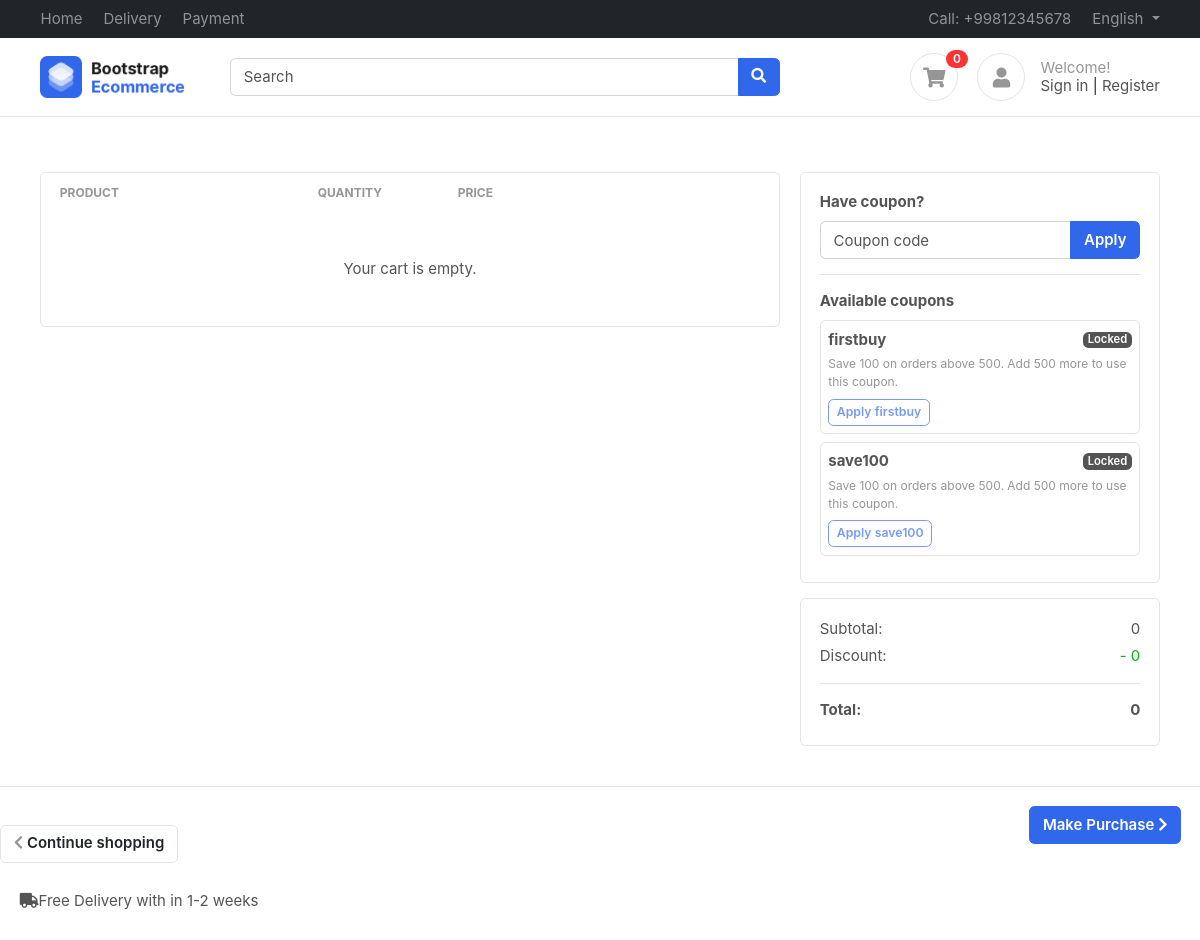
Page /product/cart/ on the committed database.
### products/models.py (models this page shows, shortened)
class Coupon(BaseModel):
    Coupon_code = models.CharField(max_length=100)
    is_expired = models.BooleanField(default=False)
    discount_price = models.IntegerField(default=100)
    minimum_amount = models.IntegerField(default=500)
    expires_at = models.DateTimeField(null=True, blank=True)
    def is_valid(self):
        if self.is_expired:
            return False
        if self.expires_at and self.expires_at <= timezone.now():
            return False
        return True

### products/views.py (the view, shortened to what this page needs)
# urls.py: path('cart/', cart_view, name="cart"),
def cart_view(request):
    cart = _get_cart(request)
    cart_items = []
    cart_total = 0
    max_quantity = 4
    coupon = _get_coupon(request)
    coupon_error, coupon_code_input = _pop_coupon_feedback(request)
    discount_amount = _get_discount_amount(cart_total, coupon)
    grand_total = max(cart_total - discount_amount, 0)
    available_coupons = _get_available_coupons(cart_total)
    razorpay_order_id = ''
    razorpay_amount = 0
    return render(
        request,
        'cart/cart.html',
        {
            'cart_items': cart_items,
            'cart_total': cart_total,
            'discount_amount': discount_amount,
            'grand_total': grand_total,
            'applied_coupon': coupon,
            'coupon_error': coupon_error,
            'coupon_code_input': coupon_code_input,
            'available_coupons': available_coupons,
            'quantity_options': range(1, max_quantity + 5),
            'razorpay_key': settings.RAZORPAY_KEY_ID,
            'razorpay_order_id': razorpay_order_id,
            'razorpay_amount': razorpay_amount,
        },
    )

### products/context_processors.py (called while the page is built)
def cart_context(request):
    cart = request.session.get('cart', {})
    cart_count = sum(item.get('quantity', 0) for item in cart.values())
    return {
        'cart_count': cart_count,
    }

### products/views.py (called while the page is built)
def _get_cart(request):
    return request.session.setdefault('cart', {})

def _get_coupon(request):
    return request.session.get('coupon')

def _pop_coupon_feedback(request):
    coupon_error = request.session.pop('coupon_error', '')
    coupon_code_input = request.session.pop('coupon_code_input', '')
    request.session.modified = True
    return coupon_error, coupon_code_input

def _get_discount_amount(cart_total, coupon):
    if not coupon:
        return 0
    return min(cart_total, coupon['discount_price'])

def _get_available_coupons(cart_total):
    available_coupons = []
    for coupon in Coupon.objects.all().order_by('minimum_amount', 'Coupon_code'):
        if not coupon.is_valid():
            continue
        is_eligible = cart_total >= coupon.minimum_amount
        available_coupons.append({
            'code': coupon.Coupon_code,
            'discount_price': coupon.discount_price,
            'minimum_amount': coupon.minimum_amount,
            'is_eligible': is_eligible,
            'amount_needed': max(coupon.minimum_amount - cart_total, 0),
        })
    return available_coupons

### templates/cart/cart.html (shortened to what this page needs)
{% extends "base/base.html" %}
{% block start %}
<section class="section-content padding-y">
    <div class="container">
        <div class="row">
            <main class="col-md-8">
                <div class="card">
                    <table class="table table-borderless table-shopping-cart mb-0">
                        <thead class="text-muted">
                            <tr class="small text-uppercase">
                                <th scope="col">Product</th>
                                <th scope="col" width="140">Quantity</th>
                                <th scope="col" width="140">Price</th>
                                <th scope="col" class="text-right" width="200"></th>
                            </tr>
                        </thead>
                        <tbody>
                            {% for item in cart_items %}
                            <tr>
                                <td>
                                    <figure class="itemside align-items-center">
                                        <div class="aside">
                                            {% if item.image_url %}
                                            <img src="{{ item.image_url }}" class="img-sm" alt="{{ item.product_name }}">
                                            {% endif %}
                                        </div>
                                        <figcaption class="info">
                                            <a href="{% url 'get_product' item.slug %}" class="title text-dark">{{ item.product_name }}</a>
                                            <p class="text-muted small mb-0">
                                                {% if item.size %}Size: {{ item.size }}{% else %}Standard size{% endif %}
                                            </p>
                                        </figcaption>
                                    </figure>
                                </td>
                                <td>
                                    <form method="post" action="{% url 'update_cart_item' item.item_key %}">
                                        {% csrf_token %}
                                        <select class="form-control" name="quantity" onchange="this.form.submit()">
                                            {% for qty in quantity_options %}
                                            <option value="{{ qty }}" {% if item.quantity == qty|add:"0" %}selected{% endif %}>{{ qty }}</option>
                                            {% endfor %}
                                        </select>
                                    </form>
                                </td>
                                <td>
                                    <div class="price-wrap">
                                        <var class="price">{{ item.unit_price }}</var>
                                    </div>
                                </td>
                                <td class="text-right">
                                    <a href="#" class="btn btn-light"><i class="fa fa-heart"></i></a>
                                    <a href="{% url 'remove_cart_item' item.item_key %}" class="btn btn-light">Remove</a>
                                </td>
                            </tr>
                            {% empty %}
                            <tr>
                                <td colspan="4" class="text-center py-5">Your cart is empty.</td>
                            </tr>
                            {% endfor %}
                        </tbody>
                    </table>
                </div>
            </main>
            <aside class="col-md-4">
                <div class="card mb-3">
                    <div class="card-body">
                        <form method="post" action="{% url 'apply_coupon' %}">
                            <label class="mb-2"><strong>Have coupon?</strong></label>
                            <div class="input-group">
                                <input type="text" class="form-control" placeholder="Coupon code" name="coupon_code" value="{% if coupon_code_input %}{{ coupon_code_input }}{% elif applied_coupon %}{{ applied_coupon.code }}{% endif %}">
                                <div class="input-group-append">
                                    <button class="btn btn-primary" type="submit">Apply</button>
                                </div>
                            </div>
                        </form>
                        {% if available_coupons %}
                        <hr>
                        <label class="mb-2"><strong>Available coupons</strong></label>
                        <div>
                            {% for coupon in available_coupons %}
                            <div class="border rounded p-2 mb-2">
                                <div class="d-flex justify-content-between align-items-center mb-1">
                                    <strong>{{ coupon.code }}</strong>
                                    {% if applied_coupon and applied_coupon.code == coupon.code %}
                                    <span class="badge badge-success">Applied</span>
                                    {% elif coupon.is_eligible %}
                                    <span class="badge badge-primary">Available</span>
                                    {% else %}
                                    <span class="badge badge-secondary">Locked</span>
                                    {% endif %}
                                </div>
                                <small class="d-block text-muted mb-2">
                                    Save {{ coupon.discount_price }} on orders above {{ coupon.minimum_amount }}.
                                    {% if not coupon.is_eligible %}
                                    Add {{ coupon.amount_needed }} more to use this coupon.
                                    {% endif %}
                                </small>
                                {% if not applied_coupon or applied_coupon.code != coupon.code %}
                                <form method="post" action="{% url 'apply_coupon' %}">
                                    <button class="btn btn-sm btn-outline-primary" type="submit" {% if not coupon.is_eligible %}disabled{% endif %}>
                                        Apply {{ coupon.code }}
                                    </button>
                                </form>
                                {% endif %}
                            </div>
                            {% endfor %}
                        </div>
                        {% endif %}
                    </div>
                </div>
                <div class="card">
                    <div class="card-body">
                        <dl class="dlist-align">
                            <dt>Subtotal:</dt>
                            <dd class="text-right">{{ cart_total }}</dd>
                        </dl>
                        <dl class="dlist-align">
                            <dt>Discount:</dt>
                            <dd class="text-right text-success">- {{ discount_amount }}</dd>
                        </dl>
                        <hr>
                        <dl class="dlist-align">
                            <dt><strong>Total:</strong></dt>
                            <dd class="text-right"><strong>{{ grand_total }}</strong></dd>
                        </dl>
                    </div>
                </div>
            </aside>
        </div>
    </div>
</section>
<div class="card-body border-top">
    <button id="rzp-button1" class="btn btn-primary float-md-right"> Make Purchase <i class="fa fa-chevron-right"></i></button> </div>
    <a href="#" class="btn btn-light"><i class="fa fa-chevron-left"> </i> Continue shopping</a>
<div class="alert alert-succes mt-3">
    <p class="incotext"><i class="icon text-sucess fa fa-truck"></i>Free Delivery with in 1-2 weeks</p>
</div>
{% endblock %}

### public/static/css/ui.css (style rules this page uses)
html { font-family: 'Inter', sans-serif; font-size: 15px; }
.padding-y { padding-top: 40px; padding-bottom: 40px; }
p:last-child { margin-bottom: 0; }
.btn-light { background-color: #fff; border-color: #e4e4e4; }
.btn-light i { color: #969696; }
[class*="dlist-"] { margin-bottom: 5px; }
[class*="dlist-"] dd { margin-bottom: 0; }
.dlist-align { display: flex; }
.dlist-align dt { width: 120px; word-wrap: break-word; font-weight: normal; }
.dlist-align dd { flex-grow: 1; }
.table-shopping-cart.table td, .table-shopping-cart.table th { padding-left: 1.25rem; padding-right: 1.25rem; }

### rows in the picture
Coupon: code "firstbuy", code "firstbuy"
Coupon: code "save100", code "save100"

### other values in the picture
{{ cart_count }} "0"
{{ coupon.discount_price }} "100" "100"
{{ coupon.minimum_amount }} "500" "500"
{{ coupon.amount_needed }} "500" "500"
{{ cart_total }} "0"
{{ discount_amount }} "0"
{{ grand_total }} "0"
